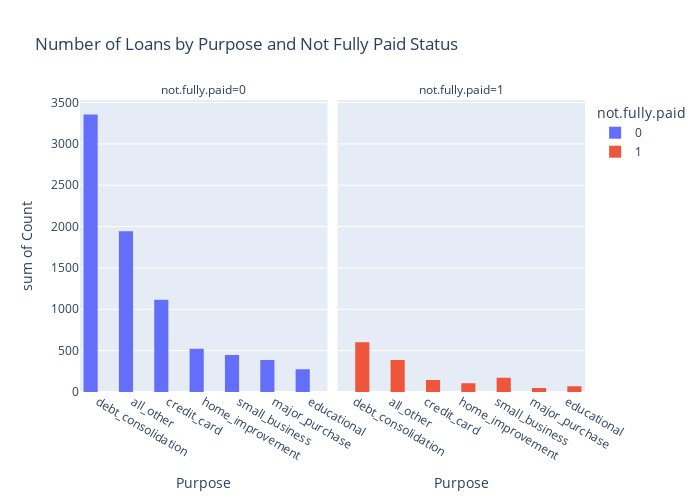

The notebook cell saved with this chart:
### Code cell
import plotly.express as px

# Count the number of loans by purpose and not fully paid status
loan_counts = loans.groupby(['purpose', 'not.fully.paid']).size().reset_index(name='count')

# Sort the dataframe by count in descending order
loan_counts = loan_counts.sort_values('count', ascending=False)

fig = px.histogram(loan_counts, x="purpose", y="count", 
                   color="not.fully.paid", facet_col="not.fully.paid",
                   category_orders={"purpose": loan_counts['purpose'].values.tolist()},
                   labels={"purpose":"Purpose", "count":"Count"},
                   title="Number of Loans by Purpose and Not Fully Paid Status"
                  )

fig.update_layout(barmode="group", width=700, height=500)

fig.show()

### Figure 1 — Plotly figure (JSON) as saved in the notebook; plotly's stock layout.template omitted (floating-point values rounded to 4 significant figures)
{"data": [{"alignmentgroup": "True", "bingroup": "x", "histfunc": "sum", "hovertemplate": "not.fully.paid=0<br>Purpose=%{x}<br>sum of Count=%{y}<extra></extra>", "legendgroup": "0", "marker": {"color": "#636efa", "pattern": {"shape": ""}}, "name": "0", "offsetgroup": "0", "orientation": "v", "showlegend": true, "type": "histogram", "x": ["debt_consolidation", "all_other", "credit_card", "home_improvement", "small_business", "major_purchase", "educational"], "xaxis": "x", "y": [3354, 1944, 1116, 522, 447, 388, 274], "yaxis": "y"}, {"alignmentgroup": "True", "bingroup": "x", "histfunc": "sum", "hovertemplate": "not.fully.paid=1<br>Purpose=%{x}<br>sum of Count=%{y}<extra></extra>", "legendgroup": "1", "marker": {"color": "#EF553B", "pattern": {"shape": ""}}, "name": "1", "offsetgroup": "1", "orientation": "v", "showlegend": true, "type": "histogram", "x": ["debt_consolidation", "all_other", "small_business", "credit_card", "home_improvement", "educational", "major_purchase"], "xaxis": "x2", "y": [603, 387, 172, 146, 107, 69, 49], "yaxis": "y2"}], "layout": {"annotations": [{"font": {}, "showarrow": false, "text": "not.fully.paid=0", "x": 0.245, "xanchor": "center", "xref": "paper", "y": 1, "yanchor": "bottom", "yref": "paper"}, {"font": {}, "showarrow": false, "text": "not.fully.paid=1", "x": 0.755, "xanchor": "center", "xref": "paper", "y": 1, "yanchor": "bottom", "yref": "paper"}], "barmode": "group", "height": 500, "legend": {"title": {"text": "not.fully.paid"}, "tracegroupgap": 0}, "title": {"text": "Number of Loans by Purpose and Not Fully Paid Status"}, "width": 700, "xaxis": {"anchor": "y", "categoryarray": ["debt_consolidation", "all_other", "credit_card", "debt_consolidation", "home_improvement", "small_business", "major_purchase", "all_other", "educational", "small_business", "credit_card", "home_improvement", "educational", "major_purchase"], "categoryorder": "array", "domain": [0, 0.49], "title": {"text": "Purpose"}}, "xaxis2": {"anchor": "y2", "categoryarray": ["debt_consolidation", "all_other", "credit_card", "debt_consolidation", "home_improvement", "small_business", "major_purchase", "all_other", "educational", "small_business", "credit_card", "home_improvement", "educational", "major_purchase"], "categoryorder": "array", "domain": [0.51, 1], "matches": "x", "title": {"text": "Purpose"}}, "yaxis": {"anchor": "x", "domain": [0, 1], "title": {"text": "sum of Count"}}, "yaxis2": {"anchor": "x2", "domain": [0, 1], "matches": "y", "showticklabels": false}}}
